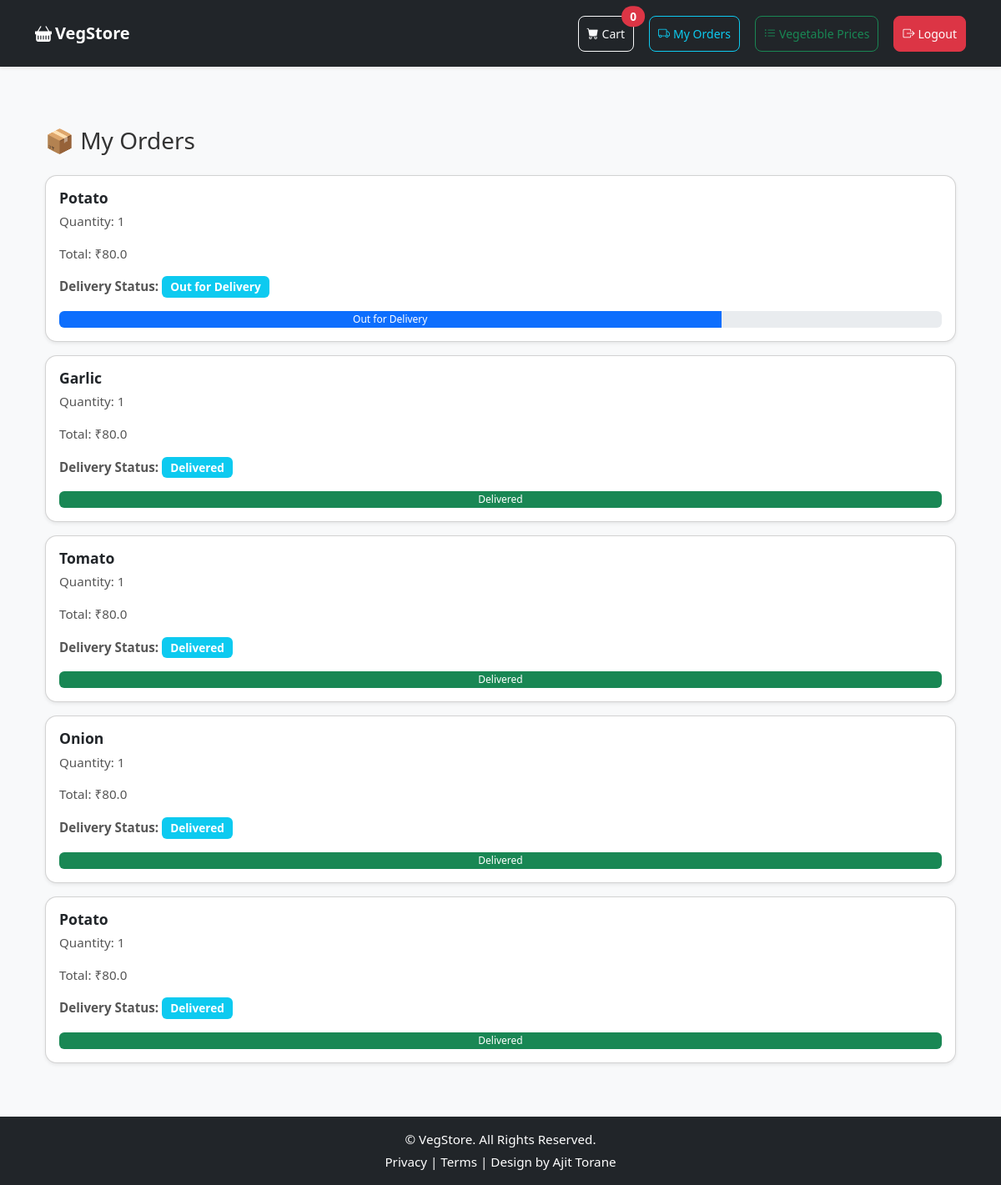
Page /my-orders (signed in) on the committed database.
### app.py (models this page shows)
class Product(db.Model):
    id = db.Column(db.Integer, primary_key=True)
    name = db.Column(db.String(150), nullable=False)
    price = db.Column(db.Float, nullable=False)
    image = db.Column(db.String(150), nullable=False)
    status = db.Column(db.String(20), default='available')

class Order(db.Model):
    id = db.Column(db.Integer, primary_key=True)
    user_id = db.Column(db.Integer, nullable=False)
    product_id = db.Column(db.Integer, nullable=False)
    quantity = db.Column(db.Integer, default=1)
    customer_name = db.Column(db.String(150))
    address = db.Column(db.Text)
    mobile = db.Column(db.String(15))
    payment_method = db.Column(db.String(20))
    payment_status = db.Column(db.String(20), default="Pending")
    delivery_status = db.Column(
        db.String(30),
        default="Order Placed"
    )

### app.py (the view)
@app.route('/my-orders')
@login_required
def my_orders():
    orders = Order.query.filter_by(
        user_id=current_user.id
    ).all()
    products = {p.id: p for p in Product.query.all()}
    return render_template('my_orders.html', orders=orders, products=products)

### app.py (called while the page is built)
@login_manager.user_loader
def load_user(user_id):
    return db.session.get(User, int(user_id))

@app.context_processor
def inject_cart_count():
    if current_user.is_authenticated and not current_user.is_admin:
        count = Order.query.filter_by(
            user_id=current_user.id,
            payment_status="Pending"
        ).count()
    else:
        count = 0
    return dict(cart_count=count)

### templates/my_orders.html
{% extends 'base.html' %}
{% block content %}
<div class="container mt-4">
  <h3 class="mb-4">📦 My Orders</h3>
  {% for order in orders %}
    {% set product = products[order.product_id] %}
    <div class="card mb-3 shadow-sm">
      <div class="card-body">
        <h5>{{ product.name }}</h5>
        <p>Quantity: {{ order.quantity }}</p>
        <p>Total: ₹{{ product.price * order.quantity }}</p>
        <p>
          <strong>Delivery Status:</strong>
          <span class="badge bg-info">
            {{ order.delivery_status }}
          </span>
        </p>
        <div class="progress mt-2" style="height: 20px;">
          {% if order.delivery_status == "Order Placed" %}
            <div class="progress-bar" style="width:25%">Order Placed</div>
          {% elif order.delivery_status == "Packed" %}
            <div class="progress-bar bg-warning" style="width:50%">Packed</div>
          {% elif order.delivery_status == "Out for Delivery" %}
            <div class="progress-bar bg-primary" style="width:75%">Out for Delivery</div>
          {% elif order.delivery_status == "Delivered" %}
            <div class="progress-bar bg-success" style="width:100%">Delivered</div>
          {% endif %}
        </div>
      </div>
    </div>
  {% else %}
    <p>No orders found.</p>
  {% endfor %}
</div>
{% endblock %}

### static/css/style.css (style rules this page uses)
* { box-sizing: border-box; }
body { font-family: 'Segoe UI', Tahoma, Geneva, Verdana, sans-serif; background-color: #f8f9fa; color: #333; margin: 0; padding: 0; min-height: 100vh; display: flex; flex-direction: column; }
html, body { overflow-x: hidden; }
.card { border-radius: 14px; overflow: hidden; background: #fff; box-shadow: 0 3px 8px rgba(0, 0, 0, 0.1); transition: transform 0.3s ease, box-shadow 0.3s ease; }
.card-body { padding: 16px; }
.card-body h5 { font-size: 1.1rem; margin-bottom: 6px; font-weight: 600; }
.card-body p { font-size: 0.95rem; color: #555; }
.badge { font-size: 0.85rem; padding: 6px 10px; font-weight: 600; border-radius: 6px; }

### templates/base.html (style rules this page uses)
body { min-height: 100vh; display: flex; flex-direction: column; }

### rows in the picture
Order: quantity "1", delivery_status "Out for Delivery"
Product: name "Potato", product.price*order.quantity "80.0"
Order: quantity "1", delivery_status "Delivered"
Product: name "Garlic", product.price*order.quantity "80.0"
Order: quantity "1", delivery_status "Delivered"
Product: name "Tomato", product.price*order.quantity "80.0"
Order: quantity "1", delivery_status "Delivered"
Product: name "Onion", product.price*order.quantity "80.0"
Order: quantity "1", delivery_status "Delivered"

### other values in the picture
{{ cart_count or 0 }} "0"
